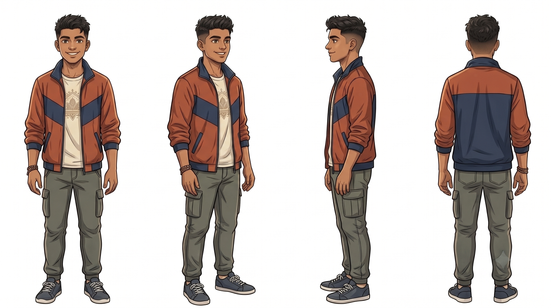
#> input picture aarav_video/assets/characters/p01_01_551x308.png, 551 x 308 px
$ python -i remove_sparkle.py   (imports and definitions only)
#> lines starting #> are read from the running program, lines starting #| are printed output that depends on the picture; after the words box and inside, x2 and y2 are one past the last pixel; in counts of white or black regions, pixels touching at a corner belong together
#> further down, picture is the input picture: shape (308, 551, 3); mean B, G, R 190.2, 194.2, 203.2
"""Paint out the small four-point "sparkle" watermark the image generator left in the bottom-right corner of
the photo plates (assets/scenes/*.png, in place). It is bright, grey and star-shaped on a busy background,
so it is found as a bright outlier against the local median, then inpainted from its surroundings.

Usage: python tools/remove_sparkle.py [p01_02 ...] [--sheet before_after.png]   then rerun prepare_assets.py
"""
import sys
from pathlib import Path

import cv2
import numpy as np

ROOT = Path(__file__).resolve().parent.parent
SCENES = ROOT / "assets" / "scenes"
SKIP = {"p01_17", "p01_18", "p01_19"}  # user-supplied plates, already cleaned


def find_mask(img: np.ndarray) -> tuple[np.ndarray, tuple[int, int, int, int]]:
    h, w = img.shape[:2]
#> h = 308; w = 551
    mask = np.zeros(img.shape[:2], np.uint8)
    boxes = []
    # the generator stamps up to two sparkles at fixed spots: a main one and a fainter one up-left of it
    for u, v in ((0.959, 0.927), (0.912, 0.845)):
        r = int(0.045 * w)
        cx, cy = int(u * w), int(v * h)
        x0, y0 = max(0, cx - r), max(0, cy - r)
        roi = img[y0:cy + r, x0:cx + r]
        grey = cv2.cvtColor(roi, cv2.COLOR_BGR2GRAY).astype(np.int16)
        bg = cv2.medianBlur(cv2.cvtColor(roi, cv2.COLOR_BGR2GRAY), 2 * (r // 2) + 1).astype(np.int16)
        sat = cv2.cvtColor(roi, cv2.COLOR_BGR2HSV)[..., 1]
        cand = ((grey - bg) > 8) & (sat < 80)
        n, _, stats, _ = cv2.connectedComponentsWithStats(cand.astype(np.uint8))

        def star_like(i: int) -> bool:
            x, y, bw, bh, area = stats[i]
            return area >= 8 and 0.7 < bw / max(bh, 1) < 1.4 and 0.2 < area / max(bw * bh, 1) < 0.7 and max(bw, bh) < r

        best = max(filter(star_like, range(1, n)), key=lambda i: stats[i][4], default=None)
        if best is None:
            continue
        x, y, bw, bh, area = stats[best]
        pad = max(3, int(0.35 * max(bw, bh)))
        box = (x0 + x - pad, y0 + y - pad, bw + 2 * pad, bh + 2 * pad)
        cv2.rectangle(mask, (box[0], box[1]), (box[0] + box[2], box[1] + box[3]), 255, -1)
        boxes.append(box)
#> this loop made 2 passes
#> (n, best, pad) on pass 2: (12, 3, 4)
#> pass 1, in find_mask, `roi = img[y0:cy + r, x0:cx + r]`:
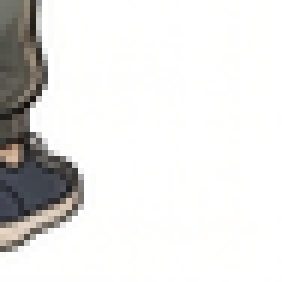
#> roi: shape (47, 47, 3) (shown 6 times larger); mean B, G, R 227.9, 228.9, 229.6
#> pass 1, in find_mask, `bg = cv2.medianBlur(cv2.cvtColor(roi, cv2.COLOR_BGR2GRAY), 2 * (r // 2..`:
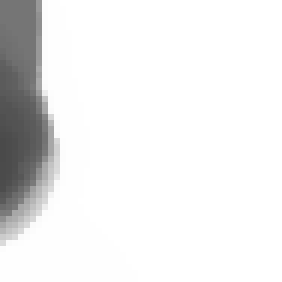
#> bg: shape (47, 47) int16 (shown 6 times larger); min 74, max 255, mean 236.3
#> pass 1, in find_mask, `sat = cv2.cvtColor(roi, cv2.COLOR_BGR2HSV)[..., 1]`:
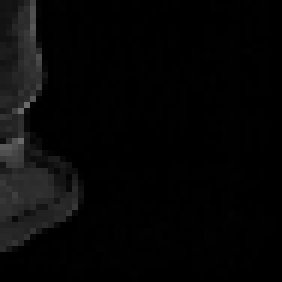
#> sat: shape (47, 47) (shown 6 times larger); min 0, max 107, mean 6.2
#> after the loop:
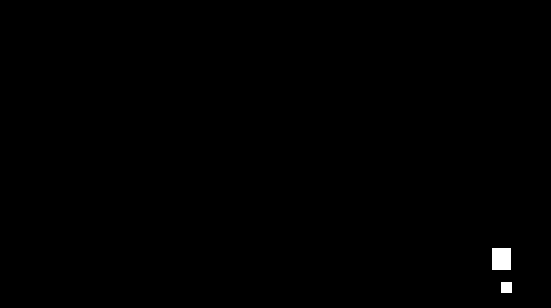
#> mask: shape (308, 551); 0.32% white; 2 white regions, box (x1, y1, x2, y2) and area: (492, 248, 511, 270) 418, (501, 282, 512, 293) 121
#> after the loop:
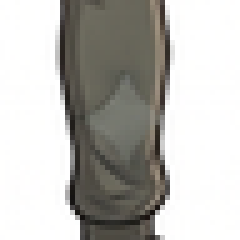
#> roi: shape (48, 48, 3) (shown 5 times larger); mean B, G, R 183.1, 187, 188.1
#> after the loop, boxes = [(501, 282, 10, 10), (492, 248, 18, 21)]
    if not boxes:
        return mask, (0, 0, 0, 0)
    # report the union so the before/after crop shows every sparkle
    xs = [b[0] for b in boxes] + [b[0] + b[2] for b in boxes]
#> xs = [501, 492, 511, 510]
    ys = [b[1] for b in boxes] + [b[1] + b[3] for b in boxes]
#> ys = [282, 248, 292, 269]
    return mask, (min(xs), min(ys), max(xs) - min(xs), max(ys) - min(ys))


def main() -> None:
    sheet = sys.argv[sys.argv.index("--sheet") + 1] if "--sheet" in sys.argv else None
    ids = [a for a in sys.argv[1:] if not a.startswith("--") and a != sheet]
    files = [f for f in sorted(SCENES.glob("*.png")) if "_".join(f.stem.split("_")[:2]) not in SKIP
             and (not ids or "_".join(f.stem.split("_")[:2]) in ids)]
    tiles = []
    for f in files:
        img = cv2.imread(str(f))
        mask, box = find_mask(img)
        if not mask.any():
            print(f"{f.name}: no sparkle found")
            continue
        fixed = cv2.inpaint(img, mask, 5, cv2.INPAINT_TELEA)
        if sheet:
            x, y, bw, bh = box
            m = 3 * max(bw, bh)
            cx, cy = x + bw // 2, y + bh // 2
            crop = lambda im: cv2.resize(im[max(0, cy - m):cy + m, max(0, cx - m):cx + m], (160, 160), interpolation=cv2.INTER_NEAREST)
            tiles.append(np.hstack([crop(img), crop(fixed)]))
        if "--dry" not in sys.argv:
            cv2.imwrite(str(f), fixed)
        print(f"{f.name}: sparkle at {box[:2]} size {box[2]}x{box[3]}")
    if sheet and tiles:
        cols = 4
        while len(tiles) % cols:
            tiles.append(np.zeros_like(tiles[0]))
        rows = [np.hstack(tiles[i:i + cols]) for i in range(0, len(tiles), cols)]
        cv2.imwrite(sheet, np.vstack(rows))


# [2 lines not run here, left out]

>>> import cv2
>>> picture = cv2.imread('../assets/characters/p01_01_551x308.png')
>>> result = find_mask(picture)

$ run again, on aarav_video/assets/panels/p01_02_337x284.png
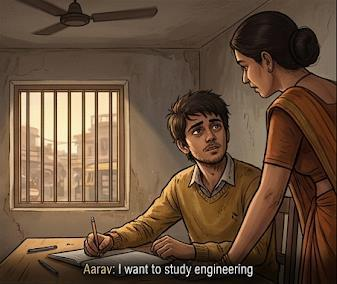
#> input picture aarav_video/assets/panels/p01_02_337x284.png, 337 x 284 px
#> picture is the input picture: shape (284, 337, 3); mean B, G, R 58.7, 78.7, 103
#> the loop in find_mask, `for u, v in ((0.959, 0.927), (0.912, 0.845)):` made 2 passes
#> (n, stats) on pass 1: (1, [[0, 0, 29, 30, 870]])
#> pass 1, in find_mask, `sat = cv2.cvtColor(roi, cv2.COLOR_BGR2HSV)[..., 1]`:
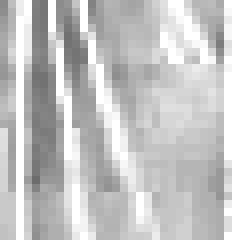
#> sat: shape (30, 29) (shown 8 times larger); min 108, max 255, mean 194.1
#> after the loop in find_mask, `for u, v in ((0.959, 0.927), (0.912, 0.845)):`:
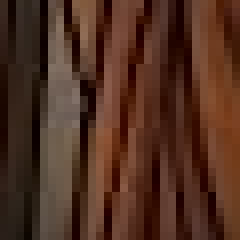
#> roi: shape (30, 30, 3) (shown 8 times larger); mean B, G, R 33.3, 47.7, 80.1
#> after the loop in find_mask, `for u, v in ((0.959, 0.927), (0.912, 0.845)):`: boxes = []

$ run again, on aarav_video/assets/panels/p01_03_338x284.png
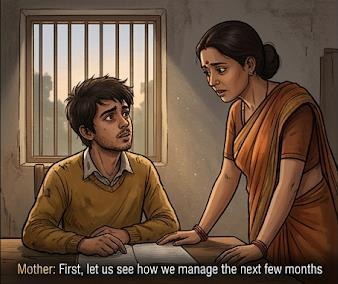
#> input picture aarav_video/assets/panels/p01_03_338x284.png, 338 x 284 px
#> picture is the input picture: shape (284, 338, 3); mean B, G, R 63, 81.1, 104.8
#> the loop in find_mask, `for u, v in ((0.959, 0.927), (0.912, 0.845)):` made 2 passes
#> (n, best, pad) on pass 1: (6, 1, 4)
#> after the loop in find_mask, `for u, v in ((0.959, 0.927), (0.912, 0.845)):`:
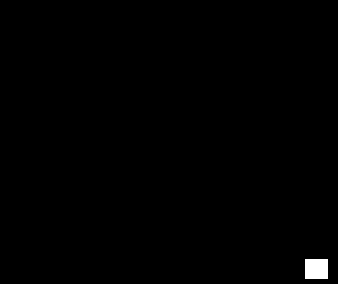
#> mask: shape (284, 338); 0.48% white; 1 white region, box (x1, y1, x2, y2) and area: (305, 259, 328, 279) 460
#> after the loop in find_mask, `for u, v in ((0.959, 0.927), (0.912, 0.845)):`:
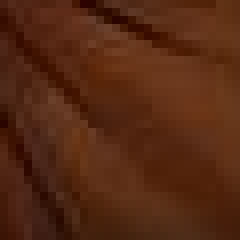
#> roi: shape (30, 30, 3) (shown 8 times larger); mean B, G, R 18.8, 40.4, 84.6
#> after the loop in find_mask, `for u, v in ((0.959, 0.927), (0.912, 0.845)):`: boxes = [(305, 259, 22, 19)]
#> xs = [305, 327]
#> ys = [259, 278]

$ run again, on aarav_video/assets/scenes/p01_01_551x308.png
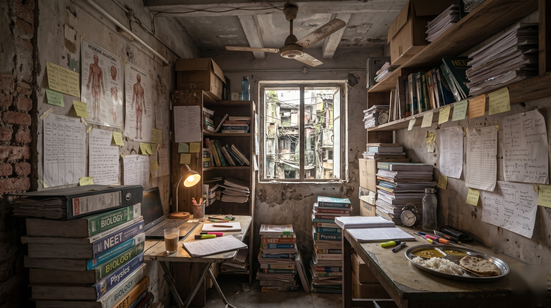
#> input picture aarav_video/assets/scenes/p01_01_551x308.png, 551 x 308 px
#> picture is the input picture: shape (308, 551, 3); mean B, G, R 65.8, 75.4, 87.1
#> the loop in find_mask, `for u, v in ((0.959, 0.927), (0.912, 0.845)):` made 2 passes
#> n on passes 1 to 2: 10, 14
#> pass 1, in find_mask, `sat = cv2.cvtColor(roi, cv2.COLOR_BGR2HSV)[..., 1]`:
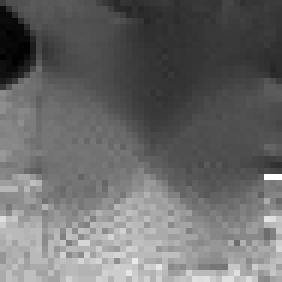
#> sat: shape (47, 47) (shown 6 times larger); min 0, max 255, mean 106.2
#> after the loop in find_mask, `for u, v in ((0.959, 0.927), (0.912, 0.845)):`:
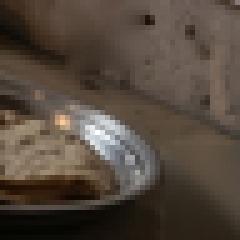
#> roi: shape (48, 48, 3) (shown 5 times larger); mean B, G, R 61, 71.5, 83.4
#> after the loop in find_mask, `for u, v in ((0.959, 0.927), (0.912, 0.845)):`: boxes = []
